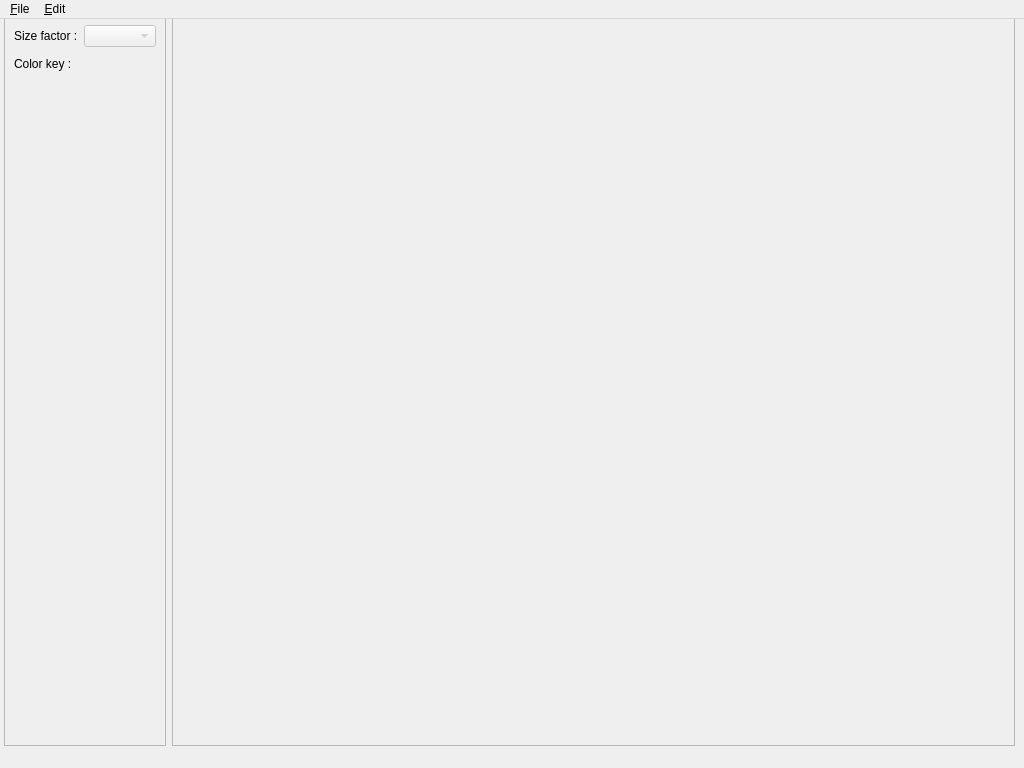
<?xml version="1.0" encoding="UTF-8"?>
<ui version="4.0">
 <class>MainWindow</class>
 <widget class="QMainWindow" name="MainWindow">
  <property name="geometry">
   <rect>
    <x>0</x>
    <y>0</y>
    <width>1024</width>
    <height>768</height>
   </rect>
  </property>
  <property name="windowTitle">
   <string>MainWindow</string>
  </property>
  <widget class="QWidget" name="centralwidget">
   <widget class="QWidget" name="layoutWidget">
    <property name="geometry">
     <rect>
      <x>4</x>
      <y>-4</y>
      <width>1011</width>
      <height>731</height>
     </rect>
    </property>
    <layout class="QHBoxLayout" name="horizontalLayout">
     <item>
      <widget class="QFrame" name="formFrame">
       <property name="frameShape">
        <enum>QFrame::StyledPanel</enum>
       </property>
       <property name="frameShadow">
        <enum>QFrame::Raised</enum>
       </property>
       <layout class="QFormLayout" name="formLayout">
        <property name="labelAlignment">
         <set>Qt::AlignLeading|Qt::AlignLeft|Qt::AlignVCenter</set>
        </property>
        <item row="0" column="0">
         <widget class="QLabel" name="sizeFactorLabel">
          <property name="text">
           <string>Size factor :</string>
          </property>
         </widget>
        </item>
        <item row="0" column="1">
         <widget class="QComboBox" name="sizeFactorComboBox">
          <property name="enabled">
           <bool>false</bool>
          </property>
         </widget>
        </item>
        <item row="1" column="0">
         <widget class="QLabel" name="colorKeyLabel">
          <property name="text">
           <string>Color key :</string>
          </property>
         </widget>
        </item>
        <item row="1" column="1">
         <widget class="QPushButton" name="colorKeyButton">
          <property name="enabled">
           <bool>false</bool>
          </property>
          <property name="text">
           <string/>
          </property>
          <property name="flat">
           <bool>true</bool>
          </property>
         </widget>
        </item>
       </layout>
      </widget>
     </item>
     <item>
      <widget class="QScrollArea" name="scrollArea">
       <property name="widgetResizable">
        <bool>true</bool>
       </property>
       <widget class="QWidget" name="scrollAreaWidgetContents">
        <property name="geometry">
         <rect>
          <x>0</x>
          <y>0</y>
          <width>825</width>
          <height>725</height>
         </rect>
        </property>
       </widget>
      </widget>
     </item>
    </layout>
   </widget>
  </widget>
  <widget class="QMenuBar" name="menubar">
   <property name="geometry">
    <rect>
     <x>0</x>
     <y>0</y>
     <width>1024</width>
     <height>30</height>
    </rect>
   </property>
   <widget class="QMenu" name="menuFile">
    <property name="title">
     <string>&amp;File</string>
    </property>
    <addaction name="actionOpen"/>
    <addaction name="actionClose"/>
    <addaction name="separator"/>
    <addaction name="actionSave"/>
    <addaction name="actionSaveAs"/>
    <addaction name="separator"/>
    <addaction name="actionQuit"/>
   </widget>
   <widget class="QMenu" name="menuEdit">
    <property name="enabled">
     <bool>true</bool>
    </property>
    <property name="title">
     <string>&amp;Edit</string>
    </property>
    <widget class="QMenu" name="menuSizeFactor">
     <property name="enabled">
      <bool>true</bool>
     </property>
     <property name="title">
      <string>Size factor</string>
     </property>
     <addaction name="action025x"/>
     <addaction name="action05x"/>
     <addaction name="action1x"/>
     <addaction name="action2x"/>
     <addaction name="action4x"/>
    </widget>
    <widget class="QMenu" name="menuColorKey">
     <property name="title">
      <string>Color key</string>
     </property>
     <addaction name="actionChangeColorKey"/>
     <addaction name="actionResetColorKey"/>
    </widget>
    <addaction name="menuSizeFactor"/>
    <addaction name="separator"/>
    <addaction name="menuColorKey"/>
   </widget>
   <addaction name="menuFile"/>
   <addaction name="menuEdit"/>
  </widget>
  <action name="actionOpen">
   <property name="icon">
    <iconset theme="document-open">
     <normaloff>.</normaloff>.</iconset>
   </property>
   <property name="text">
    <string>&amp;Open...</string>
   </property>
   <property name="shortcut">
    <string>Ctrl+O</string>
   </property>
  </action>
  <action name="actionClose">
   <property name="enabled">
    <bool>false</bool>
   </property>
   <property name="icon">
    <iconset theme="document-close">
     <normaloff>.</normaloff>.</iconset>
   </property>
   <property name="text">
    <string>&amp;Close</string>
   </property>
   <property name="shortcut">
    <string>Ctrl+W</string>
   </property>
  </action>
  <action name="actionSave">
   <property name="enabled">
    <bool>false</bool>
   </property>
   <property name="icon">
    <iconset theme="document-save">
     <normaloff>.</normaloff>.</iconset>
   </property>
   <property name="text">
    <string>&amp;Save</string>
   </property>
   <property name="shortcut">
    <string>Ctrl+S</string>
   </property>
  </action>
  <action name="actionSaveAs">
   <property name="enabled">
    <bool>false</bool>
   </property>
   <property name="icon">
    <iconset theme="document-save-as">
     <normaloff>.</normaloff>.</iconset>
   </property>
   <property name="text">
    <string>Save as...</string>
   </property>
  </action>
  <action name="actionQuit">
   <property name="icon">
    <iconset theme="application-exit">
     <normaloff>.</normaloff>.</iconset>
   </property>
   <property name="text">
    <string>&amp;Quit</string>
   </property>
   <property name="shortcut">
    <string>Ctrl+Q</string>
   </property>
  </action>
  <action name="action1x">
   <property name="checkable">
    <bool>true</bool>
   </property>
   <property name="checked">
    <bool>true</bool>
   </property>
   <property name="enabled">
    <bool>false</bool>
   </property>
   <property name="text">
    <string>1x</string>
   </property>
  </action>
  <action name="action2x">
   <property name="checkable">
    <bool>true</bool>
   </property>
   <property name="enabled">
    <bool>false</bool>
   </property>
   <property name="text">
    <string>2x</string>
   </property>
  </action>
  <action name="action4x">
   <property name="checkable">
    <bool>true</bool>
   </property>
   <property name="enabled">
    <bool>false</bool>
   </property>
   <property name="text">
    <string>4x</string>
   </property>
  </action>
  <action name="action05x">
   <property name="checkable">
    <bool>true</bool>
   </property>
   <property name="enabled">
    <bool>false</bool>
   </property>
   <property name="text">
    <string>0.5x</string>
   </property>
  </action>
  <action name="action025x">
   <property name="checkable">
    <bool>true</bool>
   </property>
   <property name="enabled">
    <bool>false</bool>
   </property>
   <property name="text">
    <string>0.25x</string>
   </property>
  </action>
  <action name="actionChangeColorKey">
   <property name="enabled">
    <bool>false</bool>
   </property>
   <property name="text">
    <string>Change color key...</string>
   </property>
  </action>
  <action name="actionResetColorKey">
   <property name="enabled">
    <bool>false</bool>
   </property>
   <property name="text">
    <string>Reset color key</string>
   </property>
  </action>
 </widget>
 <resources/>
 <connections/>
</ui>
